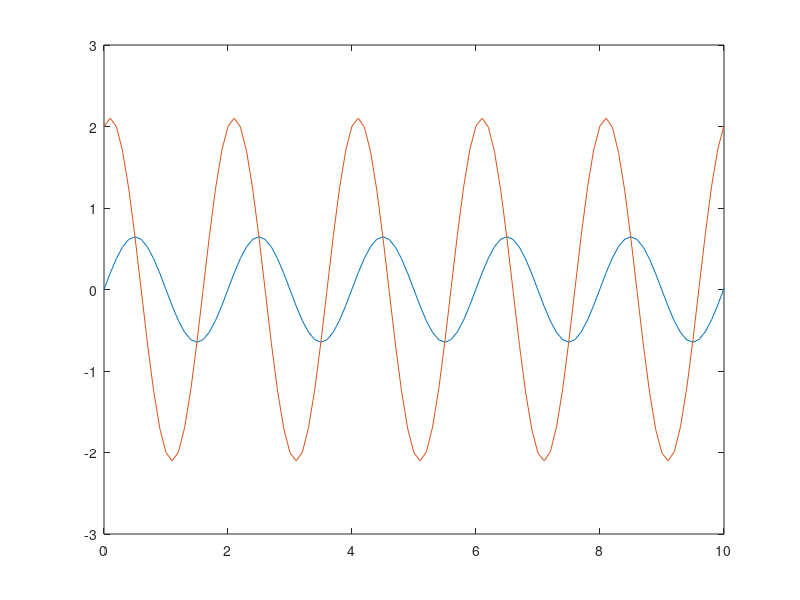

Source code (MATLAB):
function diferencia_central
  dt = 0.1;
  t = 0:dt:10;
  size = length(t);
  tita = zeros(2,size);
  tita(:,1) = [0;2]; % Valores iniciales
  tita_ant = tita(:,1) - dt*(tita(2,1)) + ((dt^2)/2)*(-9.8*tita(:,1));

  for i = 1 : size-1
    if i == 1
      tita(:,i+1) = (2-(9.8*(dt^2))) * tita(:,i) - tita_ant;
    else
      tita(:,i+1) = (2-(9.8*(dt^2))) * tita(:,i) - tita(:,i-1);
    endif
  endfor

  plot(t,tita(:,:))

endfunction
